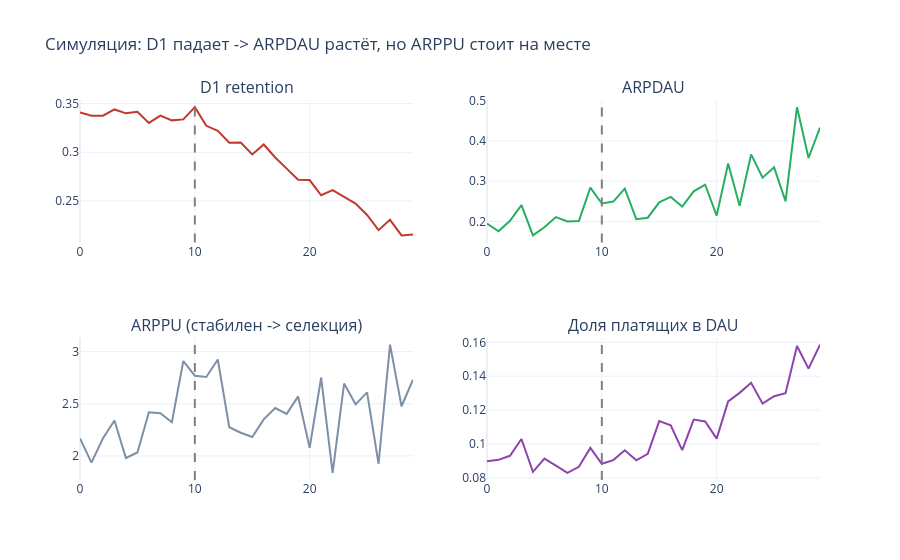

Notebook cell for this chart:
### Code cell
fig = make_subplots(
    rows=2, cols=2,
    subplot_titles=['D1 retention', 'ARPDAU', 'ARPPU (стабилен -> селекция)', 'Доля платящих в DAU'],
)

fig.add_trace(go.Scatter(x=daily.day, y=daily.d1_proxy, line={'color': '#c0392b'}, name='D1'), row=1, col=1)
fig.add_trace(go.Scatter(x=daily.day, y=daily.arpdau, line={'color': '#27ae60'}, name='ARPDAU'), row=1, col=2)
fig.add_trace(go.Scatter(x=daily.day, y=daily.arppu, line={'color': '#7f8fa6'}, name='ARPPU'), row=2, col=1)
fig.add_trace(go.Scatter(x=daily.day, y=daily.payer_share, line={'color': '#8e44ad'}, name='payer share'), row=2, col=2)

fig.add_vline(x=10, line_dash='dash', line_color='gray', row=1, col=1)
fig.add_vline(x=10, line_dash='dash', line_color='gray', row=1, col=2)
fig.add_vline(x=10, line_dash='dash', line_color='gray', row=2, col=1)
fig.add_vline(x=10, line_dash='dash', line_color='gray', row=2, col=2)

fig.update_layout(template='plotly_white', height=620, showlegend=False, title='Симуляция: D1 падает -> ARPDAU растёт, но ARPPU стоит на месте')
fig.show()

### Figure 1 — Plotly figure (JSON) as saved in the notebook; plotly's stock layout.template omitted (floating-point values rounded to 4 significant figures)
{"data": [{"line": {"color": "#c0392b"}, "name": "D1", "type": "scatter", "x": [0, 1, 2, 3, 4, 5, 6, 7, 8, 9, 10, 11, 12, 13, 14, 15, 16, 17, 18, 19, 20, 21, 22, 23, 24, 25, 26, 27, 28, 29], "xaxis": "x", "y": [0.3408, 0.3376, 0.3376, 0.344, 0.34, 0.3416, 0.3302, 0.3376, 0.3328, 0.3338, 0.3464, 0.3272, 0.322, 0.3098, 0.31, 0.2978, 0.308, 0.2946, 0.2832, 0.2718, 0.2714, 0.2558, 0.2612, 0.2542, 0.2472, 0.2356, 0.22, 0.2306, 0.2146, 0.2156], "yaxis": "y"}, {"line": {"color": "#27ae60"}, "name": "ARPDAU", "type": "scatter", "x": [0, 1, 2, 3, 4, 5, 6, 7, 8, 9, 10, 11, 12, 13, 14, 15, 16, 17, 18, 19, 20, 21, 22, 23, 24, 25, 26, 27, 28, 29], "xaxis": "x2", "y": [0.1945, 0.1755, 0.2018, 0.2407, 0.1654, 0.1857, 0.211, 0.1998, 0.2011, 0.2842, 0.2446, 0.2493, 0.2816, 0.2056, 0.2093, 0.2475, 0.261, 0.2371, 0.2749, 0.2913, 0.2144, 0.3442, 0.2391, 0.3666, 0.3088, 0.3345, 0.2502, 0.4841, 0.3577, 0.4332], "yaxis": "y2"}, {"line": {"color": "#7f8fa6"}, "name": "ARPPU", "type": "scatter", "x": [0, 1, 2, 3, 4, 5, 6, 7, 8, 9, 10, 11, 12, 13, 14, 15, 16, 17, 18, 19, 20, 21, 22, 23, 24, 25, 26, 27, 28, 29], "xaxis": "x3", "y": [2.166, 1.936, 2.169, 2.339, 1.98, 2.033, 2.419, 2.409, 2.323, 2.91, 2.769, 2.756, 2.925, 2.275, 2.222, 2.181, 2.35, 2.459, 2.403, 2.57, 2.078, 2.752, 1.837, 2.693, 2.494, 2.61, 1.924, 3.067, 2.476, 2.731], "yaxis": "y3"}, {"line": {"color": "#8e44ad"}, "name": "payer share", "type": "scatter", "x": [0, 1, 2, 3, 4, 5, 6, 7, 8, 9, 10, 11, 12, 13, 14, 15, 16, 17, 18, 19, 20, 21, 22, 23, 24, 25, 26, 27, 28, 29], "xaxis": "x4", "y": [0.08979, 0.09064, 0.09301, 0.1029, 0.08353, 0.09133, 0.08722, 0.08294, 0.08654, 0.09766, 0.08834, 0.09046, 0.09627, 0.09038, 0.09419, 0.1135, 0.111, 0.0964, 0.1144, 0.1133, 0.1032, 0.1251, 0.1302, 0.1361, 0.1238, 0.1282, 0.13, 0.1578, 0.1445, 0.1586], "yaxis": "y4"}], "layout": {"annotations": [{"font": {"size": 16}, "showarrow": false, "text": "D1 retention", "x": 0.225, "xanchor": "center", "xref": "paper", "y": 1, "yanchor": "bottom", "yref": "paper"}, {"font": {"size": 16}, "showarrow": false, "text": "ARPDAU", "x": 0.775, "xanchor": "center", "xref": "paper", "y": 1, "yanchor": "bottom", "yref": "paper"}, {"font": {"size": 16}, "showarrow": false, "text": "ARPPU (стабилен -> селекция)", "x": 0.225, "xanchor": "center", "xref": "paper", "y": 0.375, "yanchor": "bottom", "yref": "paper"}, {"font": {"size": 16}, "showarrow": false, "text": "Доля платящих в DAU", "x": 0.775, "xanchor": "center", "xref": "paper", "y": 0.375, "yanchor": "bottom", "yref": "paper"}], "autosize": true, "shapes": [{"line": {"color": "gray", "dash": "dash"}, "type": "line", "x0": 10, "x1": 10, "xref": "x", "y0": 0, "y1": 1, "yref": "y domain"}, {"line": {"color": "gray", "dash": "dash"}, "type": "line", "x0": 10, "x1": 10, "xref": "x2", "y0": 0, "y1": 1, "yref": "y2 domain"}, {"line": {"color": "gray", "dash": "dash"}, "type": "line", "x0": 10, "x1": 10, "xref": "x3", "y0": 0, "y1": 1, "yref": "y3 domain"}, {"line": {"color": "gray", "dash": "dash"}, "type": "line", "x0": 10, "x1": 10, "xref": "x4", "y0": 0, "y1": 1, "yref": "y4 domain"}], "showlegend": false, "title": {"text": "Симуляция: D1 падает -> ARPDAU растёт, но ARPPU стоит на месте"}, "xaxis": {"anchor": "y", "autorange": true, "domain": [0, 0.45], "range": [0, 29], "type": "linear"}, "xaxis2": {"anchor": "y2", "autorange": true, "domain": [0.55, 1], "range": [0, 29], "type": "linear"}, "xaxis3": {"anchor": "y3", "autorange": true, "domain": [0, 0.45], "range": [0, 29], "type": "linear"}, "xaxis4": {"anchor": "y4", "autorange": true, "domain": [0.55, 1], "range": [0, 29], "type": "linear"}, "yaxis": {"anchor": "x", "autorange": true, "domain": [0.625, 1], "range": [0.2073, 0.3537], "type": "linear"}, "yaxis2": {"anchor": "x2", "autorange": true, "domain": [0.625, 1], "range": [0.1477, 0.5018], "type": "linear"}, "yaxis3": {"anchor": "x3", "autorange": true, "domain": [0, 0.375], "range": [1.769, 3.135], "type": "linear"}, "yaxis4": {"anchor": "x4", "autorange": true, "domain": [0, 0.375], "range": [0.07873, 0.1628], "type": "linear"}}}
